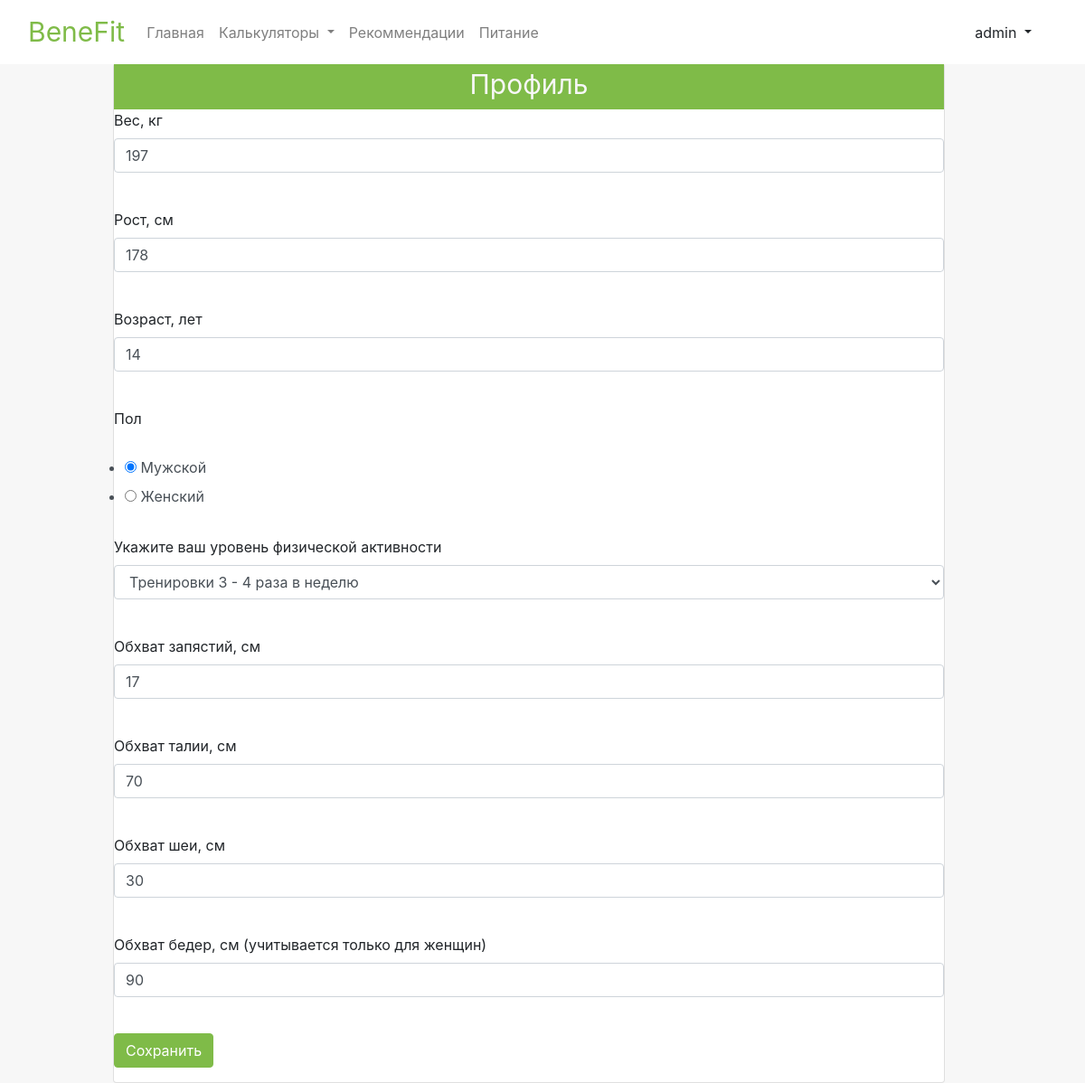
The app's page /profile (signed in), older data.
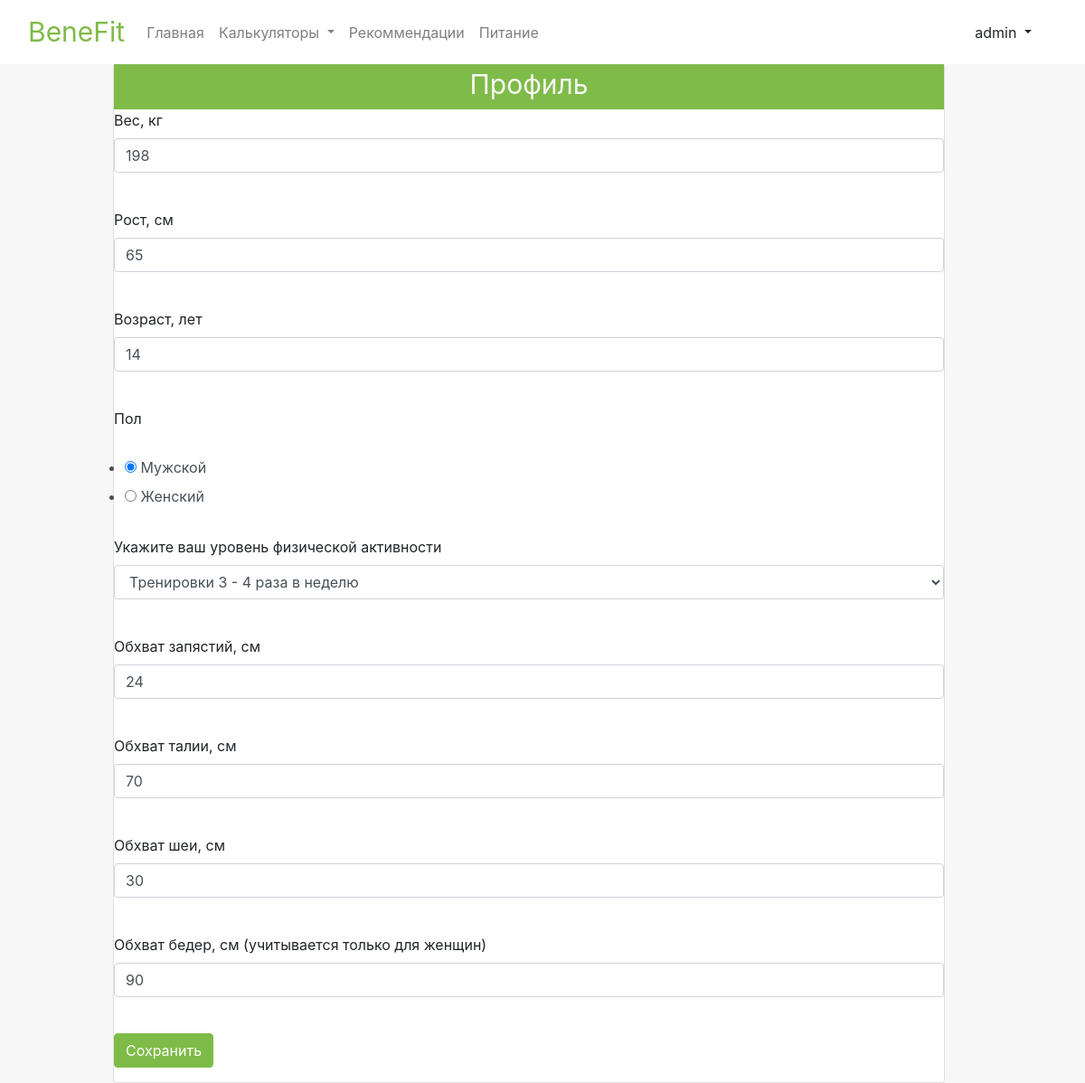
The same page, newer data.
### data/user_login.py (models this page shows, shortened)
class UserLogin(SqlAlchemyBase, UserMixin):
    __tablename__ = 'user_login'
    id = sqlalchemy.Column(sqlalchemy.Integer,
                           primary_key=True, autoincrement=True, nullable=True)
    name = sqlalchemy.Column(sqlalchemy.String, nullable=True)
    about = sqlalchemy.Column(sqlalchemy.String, nullable=True)
    email = sqlalchemy.Column(sqlalchemy.String,
                              index=True, unique=True, nullable=True)
    hashed_password = sqlalchemy.Column(sqlalchemy.String, nullable=True)
    created_date = sqlalchemy.Column(sqlalchemy.DateTime,
                                     default=datetime.datetime.now)
    user_inputs = orm.relation("UserInputs", back_populates='user_login')
    user_results = orm.relation("UserResults", back_populates='user_login')

### data/user_inputs.py (models this page shows)
class UserInputs(SqlAlchemyBase, SerializerMixin):
    __tablename__ = 'user_inputs'
    user_id = sqlalchemy.Column(sqlalchemy.Integer,
                                sqlalchemy.ForeignKey("user_login.id"),
                                primary_key=True, autoincrement=True, nullable=True)
    height = sqlalchemy.Column(sqlalchemy.Integer, nullable=True)
    weight = sqlalchemy.Column(sqlalchemy.Integer, nullable=True)
    age = sqlalchemy.Column(sqlalchemy.Integer, nullable=True)
    gender = sqlalchemy.Column(sqlalchemy.String, nullable=True)
    activity = sqlalchemy.Column(sqlalchemy.Integer, nullable=True)
    wrists = sqlalchemy.Column(sqlalchemy.Integer, nullable=True)
    waist = sqlalchemy.Column(sqlalchemy.Integer, nullable=True)
    neck = sqlalchemy.Column(sqlalchemy.Integer, nullable=True)
    hip = sqlalchemy.Column(sqlalchemy.Integer, nullable=True)
    user_login = orm.relation('UserLogin')

### application.py (the view, shortened to what this page needs)
@app.route('/profile', methods=['GET', 'POST'])
@login_required
def profile_page():
    form = ProfileForm()
    if current_user.is_authenticated:
        db_sess = db_session.create_session()
        current_user_inputs = db_sess.query(UserInputs).filter(
            UserInputs.user_id == current_user.id).first()
        form.weight.data = current_user_inputs.weight
        form.height.data = current_user_inputs.height
        form.age.data = current_user_inputs.age
        form.gender.data = current_user_inputs.gender
        form.activity.data = str(current_user_inputs.activity)
        form.wrists.data = current_user_inputs.wrists
        form.waist.data = current_user_inputs.waist
        form.neck.data = current_user_inputs.neck
        form.hip.data = current_user_inputs.hip
    return render_template("profile.html",
                           title='Профиль пользователя', form=form)

### forms/profile_form.py
class ProfileForm(FlaskForm):
    weight = IntegerField('Вес, кг', validators=[DataRequired()])
    height = IntegerField('Рост, см', validators=[DataRequired()])
    age = IntegerField('Возраст, лет', validators=[DataRequired()])
    gender = RadioField('Пол', choices=['Мужской', 'Женский'])
    activity = SelectField(u'Укажите ваш уровень физической активности',
                           choices=[(0, 'Сидячий образ жизни'),
                                    (1, 'Редкие тренировки'),
                                    (2, 'Тренировки 3 - 4 раза в неделю'),
                                    (3, 'Тренировки 5 - 6 раз в неделю'),
                                    (4, 'Ежедневные интенсивные тренировки')],
                           validators=[DataRequired()])
    wrists = IntegerField('Обхват запястий, см', validators=[DataRequired()])
    waist = IntegerField('Обхват талии, см', validators=[DataRequired()])
    neck = IntegerField('Обхват шеи, см', validators=[DataRequired()])
    hip = IntegerField('Обхват бедер, см (учитывается только для женщин)',
                       validators=[DataRequired()])
    submit = SubmitField('Сохранить')

### application.py (called while the page is built)
@login_manager.user_loader
def load_user(user_id):
    db_sess = db_session.create_session()
    return db_sess.query(UserLogin).get(user_id)

### data/db_session.py (called while the page is built)
def create_session() -> Session:
    global __factory
    return __factory()

### templates/profile.html (shortened to what this page needs)
{% extends "base.html" %}
{% block content %}
          <div class="card  row justify-content--center" style="width: 100%;">
          <div class="card-head main-card-head">Профиль</div>
          <form action="" method="post">
        	<p>
        	    {{ form.weight.label }}<br>
        	    {{ form.weight(class="form-control", type="number", min='20', max='500')}}<br>
        	</p>
          <p>
              {{ form.height.label }}<br>
              {{ form.height(class="form-control", type="number", min='60', max='250')}}<br>
          </p>
          <p>
              {{ form.age.label }}<br>
              {{ form.age(class="form-control", type="number", min='14', max='130') }}<br>
          </p>
          <p>
              {{ form.gender.label }}<br>
              {{ form.gender(class="form-control form-field-gender", type="string") }}<br>
          </p>
          <p>
              {{ form.activity.label }}<br>
              {{ form.activity(class="form-control", type="select") }}<br>
          </p>
          <p>
              {{ form.wrists.label }}<br>
              {{ form.wrists(class="form-control", type="number", max="30", min="10") }}<br>
          </p>
          <p>
              {{ form.waist.label }}<br>
              {{ form.waist(class="form-control", type="number, min='50', max='100'") }}<br>
          </p>
          <p>
              {{ form.neck.label }}<br>
              {{ form.neck(class="form-control", type="number", min='30', max='50') }}<br>
          </p>
            <p>
              {{ form.hip.label }}<br>
              {{ form.hip(class="form-control", type="number, min='70', max='130'") }}<br>
          </p>
        	<p>{{ form.submit(type="submit", class="btn calculator-btn") }}</p>
</form>
</div>
{% endblock %}

### templates/base.html (shortened to what this page needs)
<!doctype html>
<html lang="en">
<head>
    <link rel="stylesheet"
          href="https://stackpath.bootstrapcdn.com/bootstrap/4.4.1/css/bootstrap.min.css"
>
    <link rel="stylesheet"
          href="../static/css/style.css">
</head>
<body>
  <nav class="navbar navbar-expand-lg navbar-light bg-light nav fixed-top">
  <div class="container-fluid">
    <a class="nav-brand navbar-brand" href="/">BeneFit</a>
    <div class="collapse navbar-collapse" id="navbarNavDropdown">
      <ul class="navbar-nav">
        <li class="nav-item">
          <a class="nav-link {{active_home}}" aria-current="page" href="/">Главная</a>
        </li>
        <li class="nav-item dropdown">
          <a class="nav-link dropdown-toggle {{active_calculator}}" href="#" id="navbarDropdownMenuLink" role="button" data-bs-toggle="dropdown" aria-expanded="false">
          Калькуляторы
          </a>
        </li>
        <li class="nav-item">
          <a class="nav-link {{active_recommendations}}" href="/recommendations">Рекоммендации</a>
        </li>
        <li class="nav-item">
          <a class="nav-link {{active_nutrition}}" href="/nutrition">Питание</a>
        </li>
      </ul>
      <div class="container-fluid">
        <form class="d-flex flex-space-between">
              {% if current_user.is_authenticated %}
    <div class="btn-group dropstart">
  <a type="button" class="btn dropdown-toggle" data-bs-toggle="dropdown" aria-expanded="false">
    {{ current_user.name }}
  </a>
</div>
{% else %}
    <p>
        <a class="btn nav-btn-reg" href="/register">Зарегистрироваться</a>
        <a class="btn nav-btn-auth" href="/login">Войти</a>
    </p>
{% endif %}
        </form>
      </div>
    </div>
  </div>
</nav>
<main role="main" >
  <div  class="container">
    <div class="row">
      <div class="col-md-10 col-sm-9 content m-auto">
        {% block content %}{% endblock %}
      </div>
    </div>
  </div>
</main>
</body>
</html>

### static/css/style.css (style rules this page uses)
* { margin: 0; padding: 0; box-sizing: border-box; }
.nav { background-color: #fff !important; }
.nav-brand { color: #7fbb48 !important; font-size: 30px; color: #fff; }
.form-field-gender { border: none; }
main { background: #f7f7f7; margin-top: 70px; }
.card-head { background-color: #7fbb48; text-align: center; height: 50px; font-size: 30px; color: #f7f7f7; }
.calculator-btn { background-color: #7fbb48; border-color: #7fbb48; color: #fff; }

Row changes from the older to the newer data that the page shows:
changed UserInputs "☑ Мужской ☐ Женский": weight "197" → "198"; height "178" → "65"; wrists "17" → "24"
